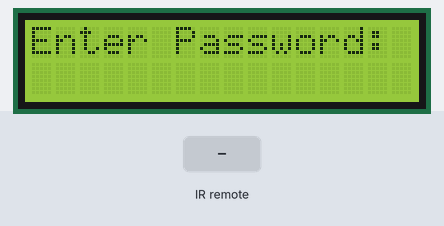
The sketch below on a simulated Arduino Uno, built with avr-gcc and run on an emulated ATmega328P. Shown: 16×2 character LCD. The test bench sets the inputs (shaded band). What the sketch prints to the serial monitor is not drawn.

Above: at 1.3 s.
1.4 s: infrared code 0xE2EE0A67 received
At 2.6 s:
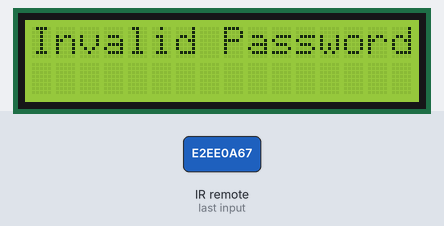
At 4.2 s:
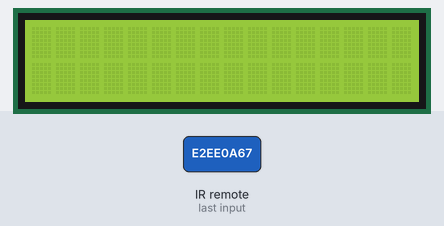
4.4 s: infrared code 0xE26AD627 received
At 7.2 s:
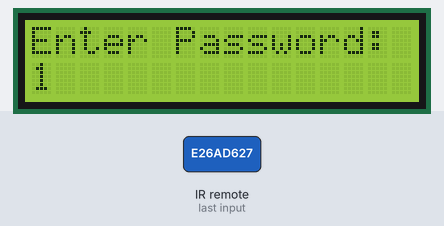
Timing chart, 0 to 8.7 s (numbered marks = the images above; inputs shaded):
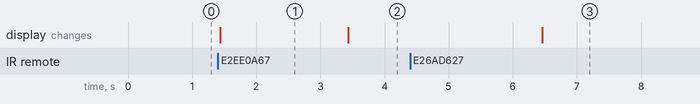

Measured:
- after the input at 1.4 s, the display: changes at once (image 1)
- after the input at 4.4 s, the display: changes after 2.1 s (image 3)
- what the display in image 1 shows lasts 2.0 s, from 1.4 s to 3.4 s

The sketch:

lcdPassword.ino
```cpp
#include <Wire.h>
#include <IRremote.h>
#include <LiquidCrystal_I2C.h>

LiquidCrystal_I2C lcd(0x3F,20,4);
IRrecv ir(8);

decode_results res;
int chan= 0;
boolean tst = false;

void setup() {
  // put your setup code here, to run once:
ir.enableIRIn();
Serial.begin(9600);
lcd.init();
lcd.begin(16,2);
lcd.backlight();
lcd.clear();

}

String text = "";
void loop() {
  // put your main code here, to run repeatedly:


  if(tst == false) password();

  if (tst == true) dis();


}


void password(){
int x=0;
int y=0;
  lcd.setCursor(0,0);
lcd.print("Enter Password: ");


if(ir.decode(&res)){

  Serial.println(res.value);

  long sig = res.value;

switch(sig){


   case 3862301447:
 text = text.substring(0,text.length()-1);
 lcd.clear();
  sig =0;
  break;


  case 3807251047:
  if (text.toInt() == 1234){
   tst = true;
    }
    else{
     incPass();
     delay(3000);

      }

  sig =0;
  text = "";
 break;


  case 3798652455:
   text += "1";
  sig =0;
  break;

  case 3545239723:
    text += "2";
    sig=0;
    break;

   case 1588114375:
    text += "3";
    sig = 0;
    break;

    case 1016816235:
    text += "4";
  sig =0;
  break;

  case 3678515779:
  text +="5";
  sig =0;
  break;

  case 4186844363:
  text += "6";
  sig =0;
  break;

  case 738462983:
  text += "7";
  sig =0;
  break;

  case 1927231079:
  text += "8";
  sig =0;
  break;

  case 2434700291:
  text += "9";
  sig =0;
  break;

  case 1097841703:
  text += "0";
  sig =0;
  break;

  case 1071866635:
  text = "";
  lcd.clear();
  sig =0;
  break;

  case 1228432235:
   //up
    if (y == 1) y -= 1;

  break;

   case 2637714691:
   //down
      if (y == 0) y += 1;

  sig =0;
  break;

   case 701051847:
   // right
   if (x < 15) x += 1;

  sig =0;
  break;

   case 2205584331:
   if (x > 0) x -= 1;
  sig =0;
  break;


  default:
  ;

  }


   ir.resume();
  }


lcd.setCursor(0,1);
lcd.print(text);


  }


void dis(){
 lcd.clear();
      lcd.setCursor(0,0);
  lcd.print("Welcome!!!");

  if(ir.decode(&res)){

  Serial.println(res.value);

  long sig = res.value;

switch(sig){
  case 3358582699:
   tst = false;
  sig =0;
  break;

  default:
  ;

  }


   ir.resume();
  }


  }

  void incPass(){
 lcd.clear();
 lcd.setCursor(0,0);
 lcd.print("Invalid Password!");
 delay(2000);
 lcd.clear();

  }
```
